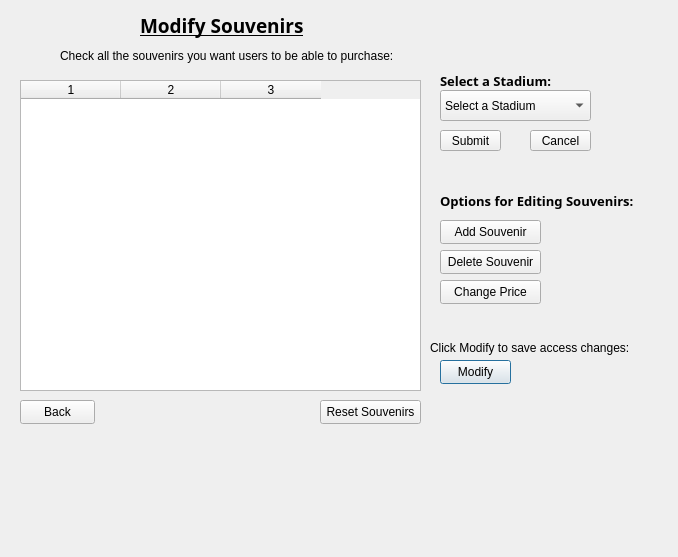
<?xml version="1.0" encoding="UTF-8"?>
<ui version="4.0">
 <class>ModSouvenirs</class>
 <widget class="QDialog" name="ModSouvenirs">
  <property name="geometry">
   <rect>
    <x>0</x>
    <y>0</y>
    <width>678</width>
    <height>557</height>
   </rect>
  </property>
  <property name="windowTitle">
   <string>Dialog</string>
  </property>
  <widget class="QLabel" name="labelTitle">
   <property name="geometry">
    <rect>
     <x>140</x>
     <y>-10</y>
     <width>191</width>
     <height>71</height>
    </rect>
   </property>
   <property name="font">
    <font>
     <family>Segoe Print</family>
     <pointsize>14</pointsize>
     <bold>true</bold>
     <underline>true</underline>
    </font>
   </property>
   <property name="text">
    <string>Modify Souvenirs</string>
   </property>
  </widget>
  <widget class="QLabel" name="labelSubtitle">
   <property name="geometry">
    <rect>
     <x>60</x>
     <y>40</y>
     <width>361</width>
     <height>31</height>
    </rect>
   </property>
   <property name="text">
    <string>Check all the souvenirs you want users to be able to purchase:</string>
   </property>
  </widget>
  <widget class="QPushButton" name="SuvModifybutton">
   <property name="geometry">
    <rect>
     <x>440</x>
     <y>360</y>
     <width>71</width>
     <height>24</height>
    </rect>
   </property>
   <property name="text">
    <string>Modify</string>
   </property>
  </widget>
  <widget class="QTableWidget" name="SuvModTabel">
   <property name="geometry">
    <rect>
     <x>20</x>
     <y>80</y>
     <width>401</width>
     <height>311</height>
    </rect>
   </property>
   <property name="columnCount">
    <number>3</number>
   </property>
   <column/>
   <column/>
   <column/>
  </widget>
  <widget class="QLabel" name="labelModify">
   <property name="geometry">
    <rect>
     <x>430</x>
     <y>340</y>
     <width>201</width>
     <height>16</height>
    </rect>
   </property>
   <property name="text">
    <string>Click Modify to save access changes:</string>
   </property>
  </widget>
  <widget class="QPushButton" name="pushButton">
   <property name="geometry">
    <rect>
     <x>20</x>
     <y>400</y>
     <width>75</width>
     <height>24</height>
    </rect>
   </property>
   <property name="text">
    <string>Back</string>
   </property>
  </widget>
  <widget class="QPushButton" name="SubmitButt">
   <property name="geometry">
    <rect>
     <x>440</x>
     <y>130</y>
     <width>61</width>
     <height>21</height>
    </rect>
   </property>
   <property name="text">
    <string>Submit</string>
   </property>
  </widget>
  <widget class="QPushButton" name="cancelButt">
   <property name="geometry">
    <rect>
     <x>530</x>
     <y>130</y>
     <width>61</width>
     <height>21</height>
    </rect>
   </property>
   <property name="text">
    <string>Cancel</string>
   </property>
  </widget>
  <widget class="QComboBox" name="comboBox">
   <property name="geometry">
    <rect>
     <x>440</x>
     <y>90</y>
     <width>151</width>
     <height>31</height>
    </rect>
   </property>
   <item>
    <property name="text">
     <string>Select a Stadium</string>
    </property>
   </item>
  </widget>
  <widget class="QLabel" name="labelCombobox">
   <property name="geometry">
    <rect>
     <x>440</x>
     <y>70</y>
     <width>131</width>
     <height>21</height>
    </rect>
   </property>
   <property name="font">
    <font>
     <family>Segoe Print</family>
     <pointsize>10</pointsize>
     <bold>true</bold>
    </font>
   </property>
   <property name="text">
    <string>Select a Stadium:</string>
   </property>
  </widget>
  <widget class="QPushButton" name="changePrButt">
   <property name="geometry">
    <rect>
     <x>440</x>
     <y>280</y>
     <width>101</width>
     <height>24</height>
    </rect>
   </property>
   <property name="text">
    <string>Change Price</string>
   </property>
  </widget>
  <widget class="QPushButton" name="addSouvButt">
   <property name="geometry">
    <rect>
     <x>440</x>
     <y>220</y>
     <width>101</width>
     <height>24</height>
    </rect>
   </property>
   <property name="text">
    <string>Add Souvenir</string>
   </property>
  </widget>
  <widget class="QLabel" name="labelMods">
   <property name="geometry">
    <rect>
     <x>440</x>
     <y>190</y>
     <width>221</width>
     <height>21</height>
    </rect>
   </property>
   <property name="font">
    <font>
     <family>Segoe Print</family>
     <pointsize>10</pointsize>
     <bold>true</bold>
    </font>
   </property>
   <property name="text">
    <string>Options for Editing Souvenirs:</string>
   </property>
  </widget>
  <widget class="QPushButton" name="delSouvButt">
   <property name="geometry">
    <rect>
     <x>440</x>
     <y>250</y>
     <width>101</width>
     <height>24</height>
    </rect>
   </property>
   <property name="text">
    <string>Delete Souvenir</string>
   </property>
  </widget>
  <widget class="QPushButton" name="SuvResetButt">
   <property name="geometry">
    <rect>
     <x>320</x>
     <y>400</y>
     <width>101</width>
     <height>24</height>
    </rect>
   </property>
   <property name="text">
    <string>Reset Souvenirs</string>
   </property>
  </widget>
 </widget>
 <resources/>
 <connections/>
</ui>
